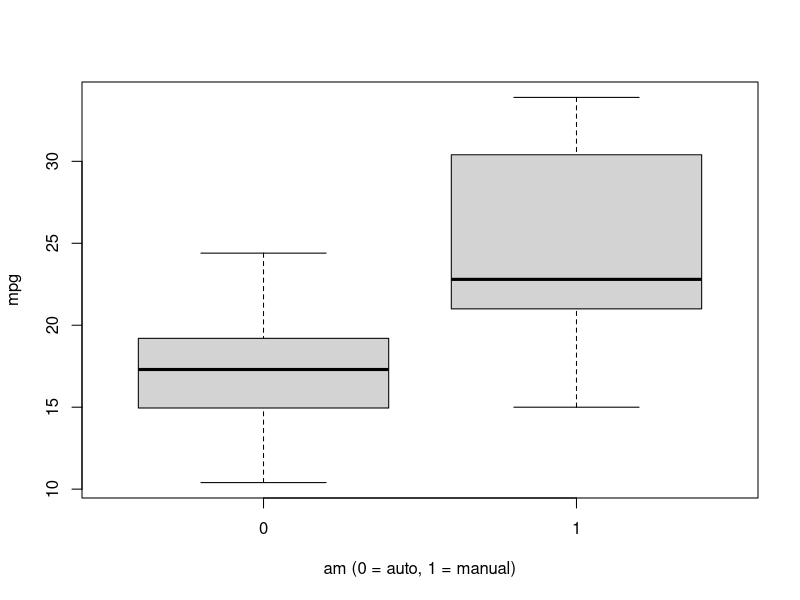
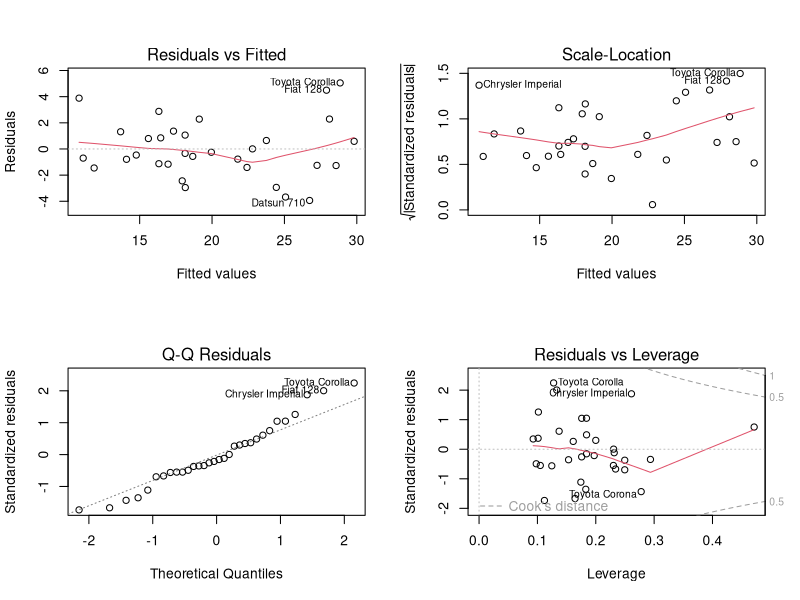

Source code (R) for these figures, in order:
## ---- chunk 1
library(knitr)
data(mtcars)
mtc      <- mtcars
names(mtc)
mtc$cyl  <- as.factor(mtc$cyl)
mtc$vs   <- as.factor(mtc$vs)
mtc$am   <- as.factor(mtc$am)
mtc$gear <- as.factor(mtc$gear)
mtc$carb <- as.factor(mtc$carb)
str(mtc)
## ---- chunk 2
boxplot(mpg ~ am, data = mtc, xlab = "am (0 = auto, 1 = manual)")
## ---- chunk 3
mytest <- t.test(mpg ~ am, data = mtc, var.equal=FALSE)
mytest
## ---- chunk 4
library(leaps)
simple <- lm(mpg ~ am, data = mtc)
full   <- lm(mpg ~ .,  data = mtc)
best   <- step(full, data=mtc, direction="both", trace=0) 
summary(best)
## ---- chunk 5
anova(simple,best)
## ---- chunk 6

summary(lm(mpg ~ am+cyl+hp+wt, data = mtc))
## ---- chunk 7
testfit <- lm(mpg ~ cyl+hp+wt, data = mtc)
anova(best,testfit)
## ---- chunk 8
layout(matrix(c(1,2,3,4),2,2))
plot(best)
